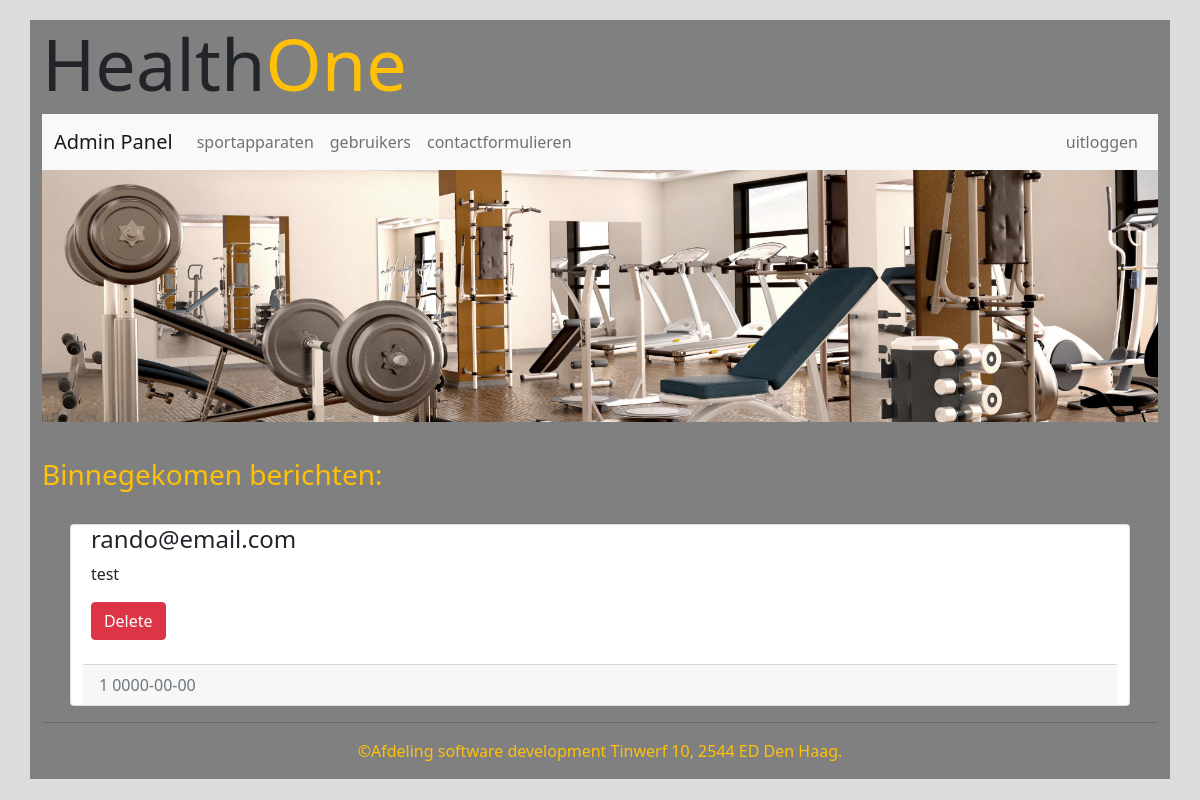
Screenshot of /admin/messages (signed in) with the database file from the repository.
### tables this page shows
CREATE TABLE `messages` (
  `id` int(11) NOT NULL,
  `email` varchar(64) NOT NULL,
  `message` varchar(256) NOT NULL,
  `date` date NOT NULL
);

### Modules/Messages.php (called while the page is built, shortened)
<?php
function getMessages()
{
    global $pdo;
    try {
        $query = $pdo->prepare("SELECT * FROM messages") ;
        $query->execute();
        $result = $query->fetchAll(PDO::FETCH_CLASS,"message");
    }
    catch(PDOException $e){
        $e->error_message;
    }
    return $result;
}
?>

### Templates/admin/messages.php (the view)
<!DOCTYPE html>
<html>
<?php
include_once('../Templates\defaults\head.php');
?>
<body>
    <div class="container" style="background:gray">
        <?php
        include_once('../Templates/defaults/header.php');
        include_once('../Templates/defaults/adminNav.php');
        include_once('../Templates/defaults/pictures.php');
        ?>
        <h3 class="text-warning">Binnegekomen berichten:</h3>
        <div class="row gy-4" style="width: 95%; margin: auto;">
            <?php foreach ($messages as $message) : ?>
            <div class="card">
                <div class="row no-gutters">
                    <div class="col">
                        <div class="card-block px-2">
                            <h4 class="card-title"><?=$message->email;?></h4>
                            <p class="card-text"><?=$message->message;?></p>
                            <a href="#" class="btn btn-danger">Delete</a>
                        </div>
                    </div>
                </div>
                <br>
                <div class="card-footer w-100 text-muted">
                    <?=$message->id;?>
                    <?=$message->date;?>
                </div>
            </div>
            <?php endforeach; ?>
        </div>
        <hr>
        <?php
        include_once('../Templates/defaults/footer.php');
        ?>
    </div>
</body>
</html>

### public/css/style.css (style rules this page uses)
body { background-color: gainsboro }
.container { background-color: white; }

### rows the page displays
messages: email "rando@email.com", message "test", id "1", date "0000-00-00"
